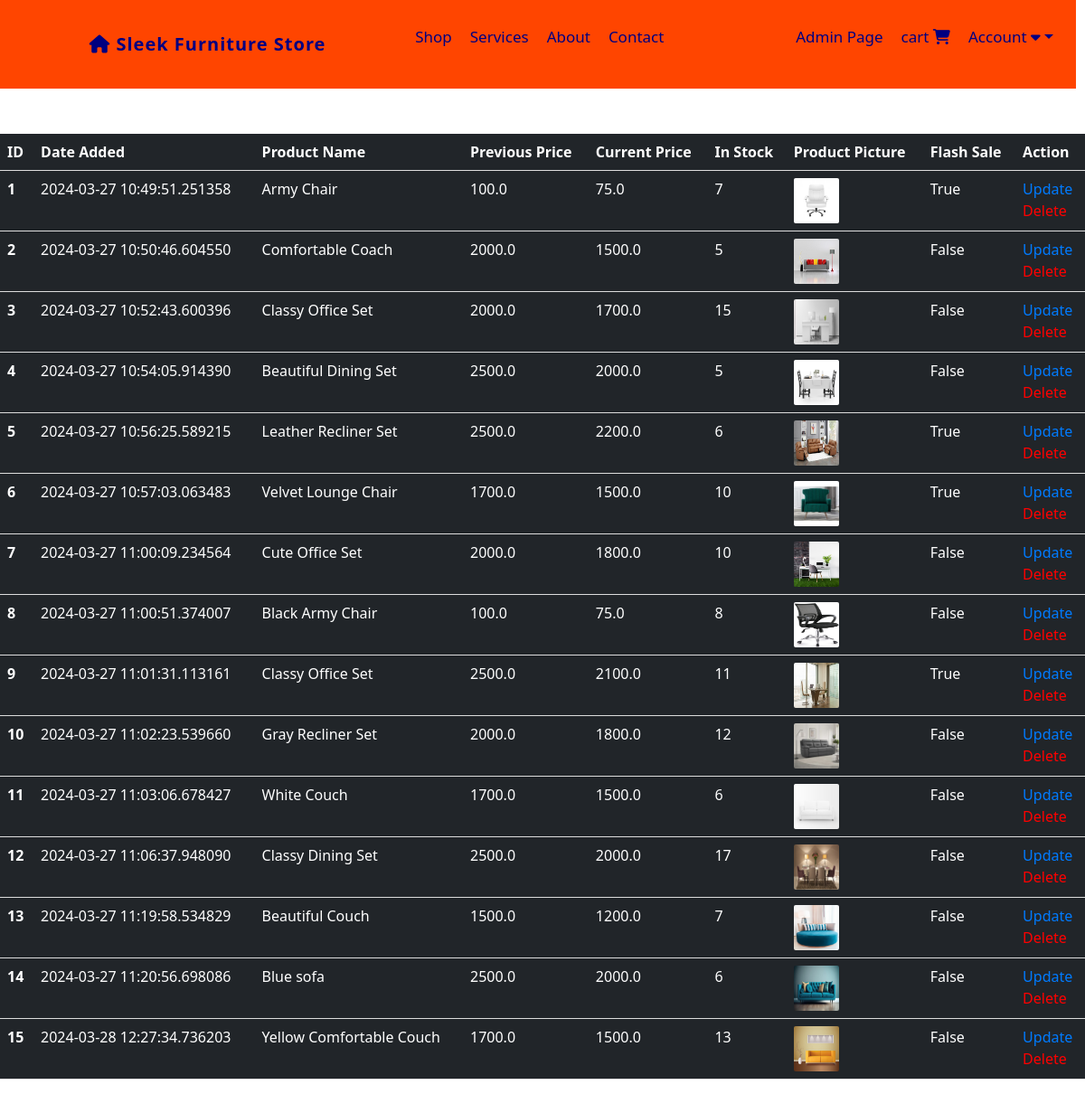
The page /shop-items (signed in) on the database its author committed.
### website/models.py (models this page shows, shortened)
class Product(db.Model):
    id = db.Column(db.Integer, primary_key=True)
    product_name = db.Column(db.String(100), nullable=False)
    current_price = db.Column(db.Float, nullable=False)
    previous_price = db.Column(db.Float, nullable=False)
    in_stock = db.Column(db.Integer, nullable=False)
    product_picture = db.Column(db.String(1000), nullable=False)
    flash_sale = db.Column(db.Boolean, default=False)
    date_added = db.Column(db.DateTime(), default=datetime.utcnow)
    carts = db.relationship('Cart', backref='product', cascade='all, delete-orphan')
    orders = db.relationship('Order', backref='product', cascade='all, delete-orphan')

### website/admin.py (the view)
@admin.route('/shop-items', methods=['GET', 'POST'])
@login_required
def shop_items():
    if current_user.id == 1:
        items = Product.query.order_by(Product.date_added).all()
        return render_template('shop_items.html', items=items)
    return render_template('404.html')

### website/__init__.py (called while the page is built)
def create_app():
    app = Flask(__name__)
    app.config['SECRET_KEY'] = 'Marymutiso' #For encrypting session data for auth etc.
    app.config['SQLALCHEMY_DATABASE_URI'] = f'sqlite:///{DB_NAME}'
    migrate = Migrate(app, db)
    db.init_app(app)
    @app.errorhandler(404)
    def page_not_found(error):
        return render_template('404.html'), 404
    login_manager = LoginManager()
    login_manager.init_app(app)
    login_manager.login_view = 'auth.login'
    @login_manager.user_loader
    def load_user(id):
        return Customer.query.get(int(id))
    from .views import views
    from .auth import auth
    from .admin import admin
    from .models import Customer, Product, Cart, Order
    app.register_blueprint(views, url_prefix='/')
    app.register_blueprint(auth, url_prefix='/')
    app.register_blueprint(admin, url_prefix='/')
    return app

### website/templates/shop_items.html (shortened to what this page needs)
{% extends "base.html" %}
{% block content %}
{% if items | length < 1 %}
<h3>No Shop Items</h3>
{% else %}
<table class="table table-dark table-hover">
    <thead>
        <tr>
            <th scope="col">ID</th>
            <th scope="col">Date Added</th>
            <th scope="col">Product Name</th>
            <th scope="col">Previous Price</th>
            <th scope="col">Current Price</th>
            <th scope="col">In Stock</th>
            <th scope="col">Product Picture</th>
            <th scope="col">Flash Sale</th>
            <th scope="col">Action</th>
        </tr>
    </thead>
    <tbody>
        {% for item in items %}
            <tr>
                <th scope="row">{{ item.id }}</th>
                <td>{{ item.date_added }}</td>
                <td>{{ item.product_name }}</td>
                <td>{{ item.previous_price }}</td>
                <td>{{ item.current_price }}</td>
                <td>{{ item.in_stock }}</td>
                <td><img src="{{ item.product_picture }}" alt="" style="height: 50px; width: 50px; border-radius: 2px;"></td>
                <td>{{ item.flash_sale }}</td>
                <td>
                <a style="margin-bottom: 7px;" href="/update-item/{{ item.id }}">Update</a>
                    <br>
                <a style="color: red;" href="/delete-item/{{ item.id }}">Delete</a>
                </td>
            </tr>
        {% endfor %}
    </tbody>
</table>
{% endif %}
{% endblock %}

### website/static/css/navigation.css (style rules this page uses)
body { font-family: 'Arial', sans-serif; margin: 0; padding: 0; background: #eaeaea; }

### website/static/css/admin.css (style rules this page uses)
.table { width: 100%; border-collapse: collapse; margin-bottom: 20px; margin-top: 50px; }
.table th, .table td { padding: 8px; text-align: left; border-bottom: 1px solid #ddd; }
.table th { background-color: #343a40; color: #fff; }
.table tbody tr td a { color: #007bff; text-decoration: none; }

### rows shown on the page
Product: id "1", date_added "2024-03-27 10:49:51.251358", product_name "Army Chair", previous_price "100.0", current_price "75.0", in_stock "7", product_picture (picture), flash_sale "True"
Product: id "2", date_added "2024-03-27 10:50:46.604550", product_name "Comfortable Coach", previous_price "2000.0", current_price "1500.0", in_stock "5", product_picture (picture), flash_sale "False"
Product: id "3", date_added "2024-03-27 10:52:43.600396", product_name "Classy Office Set", previous_price "2000.0", current_price "1700.0", in_stock "15", product_picture (picture), flash_sale "False"
Product: id "4", date_added "2024-03-27 10:54:05.914390", product_name "Beautiful Dining Set", previous_price "2500.0", current_price "2000.0", in_stock "5", product_picture (picture), flash_sale "False"
Product: id "5", date_added "2024-03-27 10:56:25.589215", product_name "Leather Recliner Set", previous_price "2500.0", current_price "2200.0", in_stock "6", product_picture (picture), flash_sale "True"
Product: id "6", date_added "2024-03-27 10:57:03.063483", product_name "Velvet Lounge Chair", previous_price "1700.0", current_price "1500.0", in_stock "10", product_picture (picture), flash_sale "True"
Product: id "7", date_added "2024-03-27 11:00:09.234564", product_name "Cute Office Set", previous_price "2000.0", current_price "1800.0", in_stock "10", product_picture (picture), flash_sale "False"
Product: id "8", date_added "2024-03-27 11:00:51.374007", product_name "Black Army Chair", previous_price "100.0", current_price "75.0", in_stock "8", product_picture (picture), flash_sale "False"
Product: id "9", date_added "2024-03-27 11:01:31.113161", product_name "Classy Office Set", previous_price "2500.0", current_price "2100.0", in_stock "11", product_picture (picture), flash_sale "True"
Product: id "10", date_added "2024-03-27 11:02:23.539660", product_name "Gray Recliner Set", previous_price "2000.0", current_price "1800.0", in_stock "12", product_picture (picture), flash_sale "False"
Product: id "11", date_added "2024-03-27 11:03:06.678427", product_name "White Couch", previous_price "1700.0", current_price "1500.0", in_stock "6", product_picture (picture), flash_sale "False"
Product: id "12", date_added "2024-03-27 11:06:37.948090", product_name "Classy Dining Set", previous_price "2500.0", current_price "2000.0", in_stock "17", product_picture (picture), flash_sale "False"
Product: id "13", date_added "2024-03-27 11:19:58.534829", product_name "Beautiful Couch", previous_price "1500.0", current_price "1200.0", in_stock "7", product_picture (picture), flash_sale "False"
Product: id "14", date_added "2024-03-27 11:20:56.698086", product_name "Blue sofa", previous_price "2500.0", current_price "2000.0", in_stock "6", product_picture (picture), flash_sale "False"
Product: id "15", date_added "2024-03-28 12:27:34.736203", product_name "Yellow Comfortable Couch", previous_price "1700.0", current_price "1500.0", in_stock "13", product_picture (picture), flash_sale "False"
